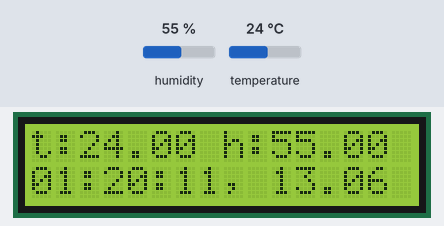
A sketch run on a simulated Arduino Uno, built for the host (arithmetic inside an expression is 32-bit, double 64-bit). On the bench: 16×2 character LCD. The test bench sets the inputs (shaded band); at power-on: humidity 55 %, temperature 24 °C. The local clock reads 2024-03-15 10:24:30 at power-on unless the sketch sets it.

Above: at 1.7 s.
1.8 s: humidity set to 22 %
At 2.8 s:
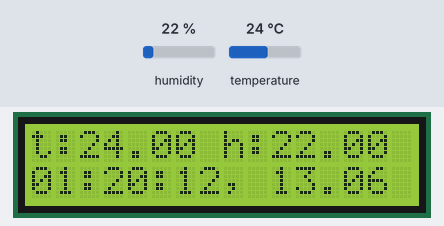
4.7 s: temperature set to 12 °C
At 7.9 s:
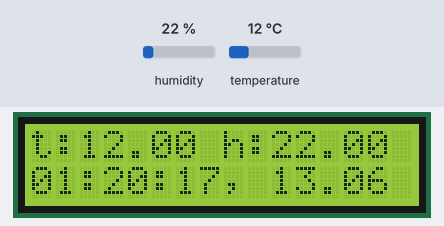
8.8 s: humidity set to 40 %
At 11.3 s:
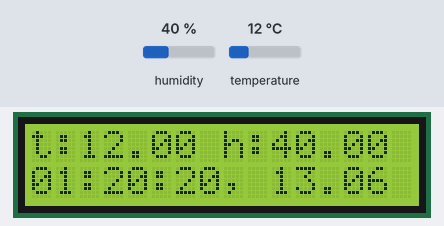
13.0 s: temperature set to 19 °C
At 15.5 s:
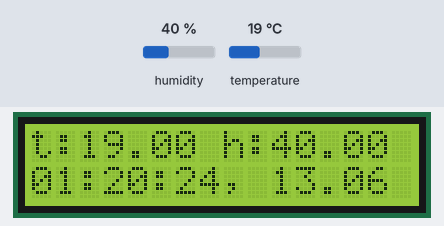
Timing chart, 0 to 17.0 s (numbered marks = the images above; inputs shaded):
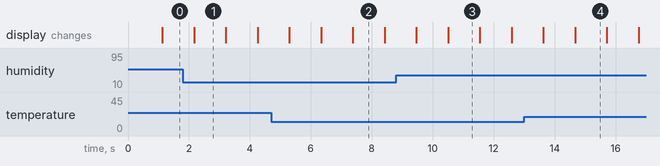

Measured:
- what the display in image 1 shows lasts 1.0 s, from 2.2 s to 3.2 s
- what the display in image 2 shows lasts 1.0 s, from 7.4 s to 8.4 s

The sketch:

Meteo_Time.ino
```cpp
#include <virtuabotixRTC.h> //Library used
#include <Wire.h>
#include <LiquidCrystal_I2C.h> // Подключение библиотеки
#include <iarduino_RTC.h>
#include "DHT.h"       // подключаем библиотеку для датчика
// Порты экрана - А4, А5
DHT dht(7, DHT11); // сообщаем на каком порту будет датчик
LiquidCrystal_I2C lcd(0x27,16,2); // Указываем I2C адрес (наиболее распространенное значение), а также параметры экрана (в случае LCD 1602 - 2 строки по 16 символов в каждой
iarduino_RTC time(RTC_DS1302, 2, 4, 3); //Порты таймера, в порядке RST, CLK, DAT

void setup()
{
//  time.begin(RTC_DS1302,2, 3, 4);


  time.begin();
  time.settime(10,20,01,13,06,19,4);


  lcd.begin();                      // Инициализация дисплея
  dht.begin();
  float t = dht.readTemperature();
  float h = dht.readHumidity();
  lcd.backlight();                 // Подключение подсветки


}
void loop()
{

  delay(1000);
  float t = dht.readTemperature();
  float h = dht.readHumidity();
    lcd.setCursor(0,0);              // Установка курсора в начало первой строки
  lcd.print("t:");       // Набор текста на первой строке
  lcd.print(t);
  lcd.print(" h:");
  lcd.print(h);

  lcd.setCursor(0,1);              // Установка курсора в начало второй строки
  lcd.print(time.gettime("H:i:s, d.m"));    // Набор текста на второй строке


}
```
